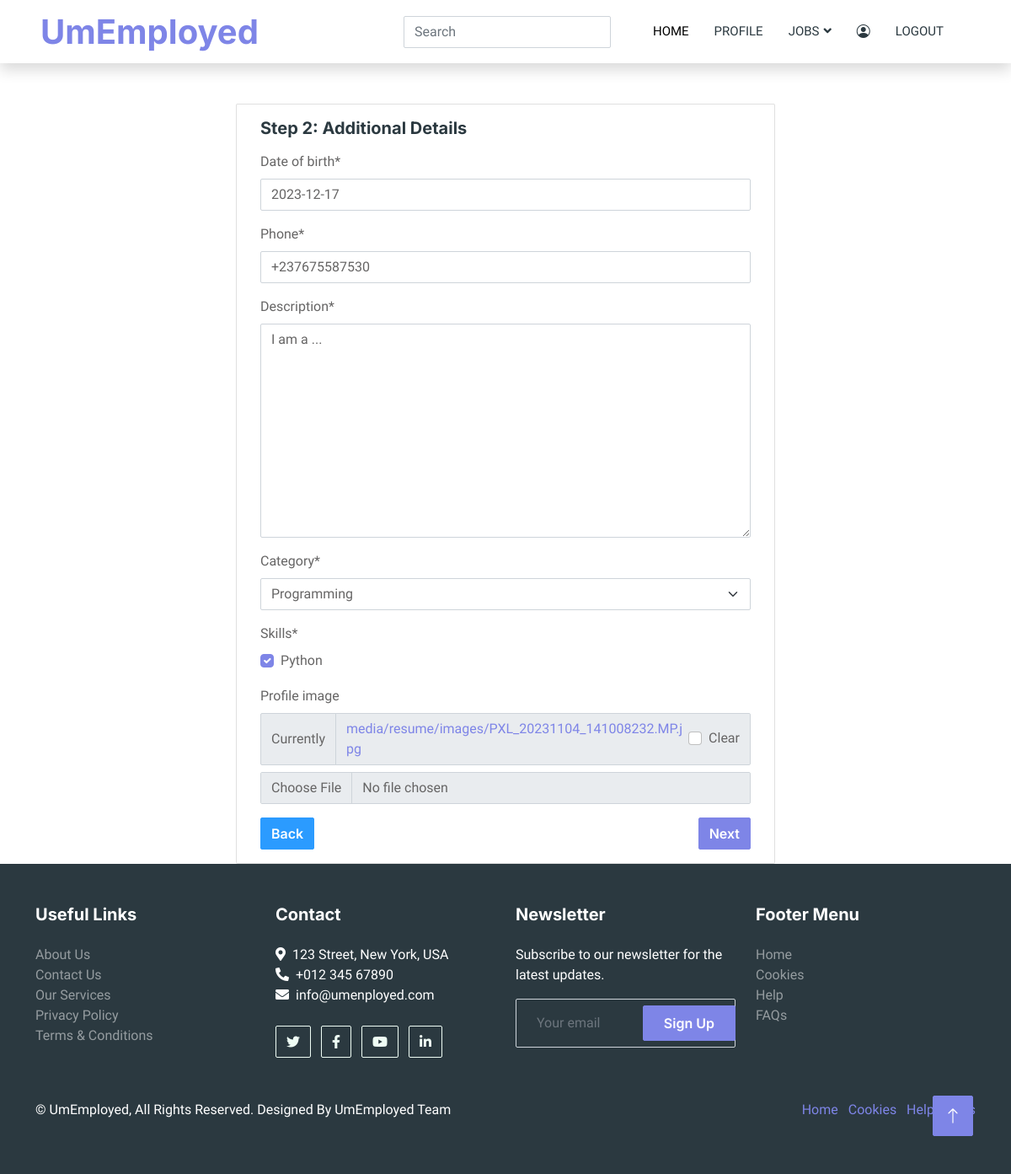
The app's page /resume/onboarding-2 (signed in), older data.
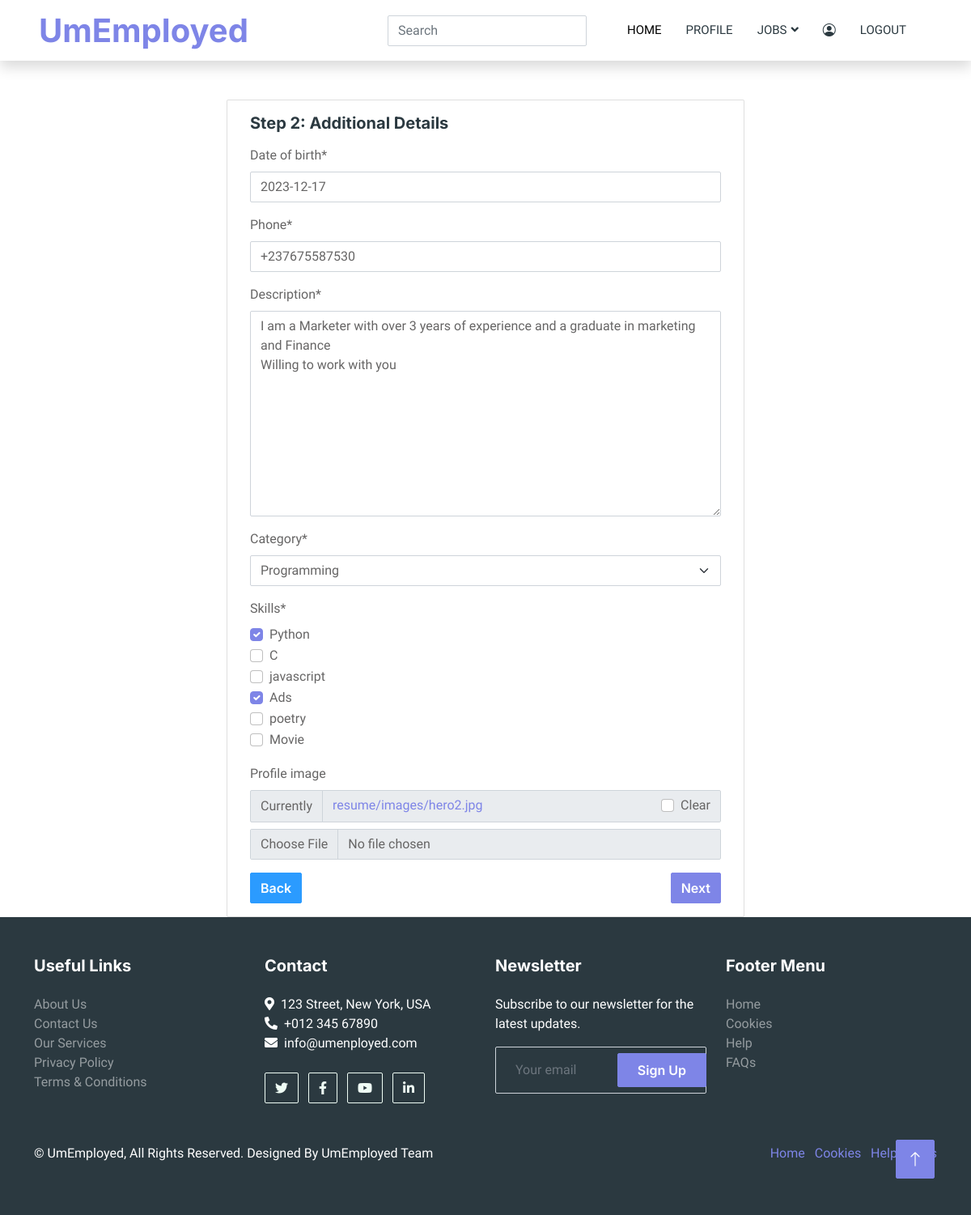
The same page, newer data.
### resume/models.py (models this page shows, shortened)
class Resume(models.Model):
    user = models.OneToOneField(User, on_delete=models.CASCADE)
    first_name = models.CharField(max_length=100, null=True, blank=True)
    surname = models.CharField(max_length=100, null=True, blank=True)
    state = models.CharField(max_length=100, null=True, blank=True)
    country = models.CharField(max_length=100, null=True, blank=True)
    job_title = models.CharField(max_length=100, null=True, blank=True)
    date_of_birth = models.DateField(default=date.today().strftime("%Y-%m-%d"),null=True)
    phone = models.CharField(max_length=20, null=True)
    description= models.TextField(max_length=500, default="I am a ...")
    profile_image = models.ImageField(upload_to="resume/images", blank=True, default="media/resume/images/PXL_20231104_141008232.MP.jpg")
    cv = models.FileField(upload_to='resume/cv', default="", blank=False, validators=[ext_validator, validate_file_mime_type])
    category = models.ForeignKey(SkillCategory, on_delete=models.CASCADE, default='1', null=True)
    skills = models.ManyToManyField(Skill)

### resume/views.py (the view)
# urls.py: path('onboarding-2',views.applicant_onboarding_part2, name='onboarding-2'),
@login_required(login_url='login')
def applicant_onboarding_part2(request):
    if request.user.is_applicant:
        resume = get_object_or_404(Resume, user=request.user)
        if request.method == 'POST':
            form = UpdateResumeForm2(request.POST, request.FILES, instance=resume)
            if form.is_valid():
                form.save()
                category_id = request.POST.get('category')
                skills_ids = request.POST.getlist('skills')
                category = SkillCategory.objects.get(id=category_id)
                skills = Skill.objects.filter(id__in=skills_ids)
                resume.category = category
                resume.skills.set(skills)
                resume.save()
                messages.info(request, 'Your resume information has been updated.')
                return redirect('onboarding-3')
            else:
                messages.warning(request, 'Something went wrong')
        else:
            form = UpdateResumeForm2(instance=resume)
        skill_categories = SkillCategory.objects.all()
        context = {
            'form': form,
            'skill_categories': skill_categories,
        }
        return render(request, 'resume/applicant_onboarding_part2.html', context)
    else:
        messages.warning(request, "Permission Denied")
        return redirect('dashboard')

### resume/forms.py
class UpdateResumeForm2(forms.ModelForm):
    category = forms.ModelChoiceField(queryset=SkillCategory.objects.all(), empty_label=None)
    skills = forms.ModelMultipleChoiceField(queryset=Skill.objects.all(), widget=forms.CheckboxSelectMultiple)
    class Meta:
        model = Resume
        fields = ['date_of_birth', 'phone', 'description', 'category', 'skills', 'profile_image']

### resume/models.py (called while the page is built)
    def __str__(self):
        return self.name

    def __str__(self):
        return self.name

### templates/resume/applicant_onboarding_part2.html (shortened to what this page needs)
{% extends "users/base.html" %}
{% load crispy_forms_tags %}
{% block content %}
<div class="row mt-5">
  <div class="card mx-auto" style="width: 40rem">
    <div class="card-body">
      <h5 class="card-title mb-3">Step 2: Additional Details</h5>
      <form method="post" action="" enctype="multipart/form-data">
        {{ form|crispy }}
        <div class="d-flex justify-content-between">
          <button class="btn btn-secondary" onclick="event.preventDefault(); window.location.href='{% url 'update-resume' %}'">
            Back
          </button>
          <div>
            <button type="submit" class="btn btn-primary">Next</button>
          </div>
        </div>
      </form>
    </div>
  </div>
</div>
{% endblock content %}

Row changes from the older to the newer data that the page shows:
changed Resume "Programming": description "I am a ..." → "I am a Marketer with over 3 years of experience and a graduate in marketing and Finance Willing to work with you"
Text that changed along with them:
form field skills: "☑" → "☑ ☐ ☐ ☑ ☐ ☐"
text no longer shown: "Date of birth * Phone * Description * Category * Skills * Python Profile image Currently media/resume/images/PXL_20231104_141008232.MP.jpg Clear"
text now shown: "Date of birth * Phone * Description * Category * Skills * Python C javascript Ads poetry Movie Profile image Currently resume/images/hero2.jpg Clear"
